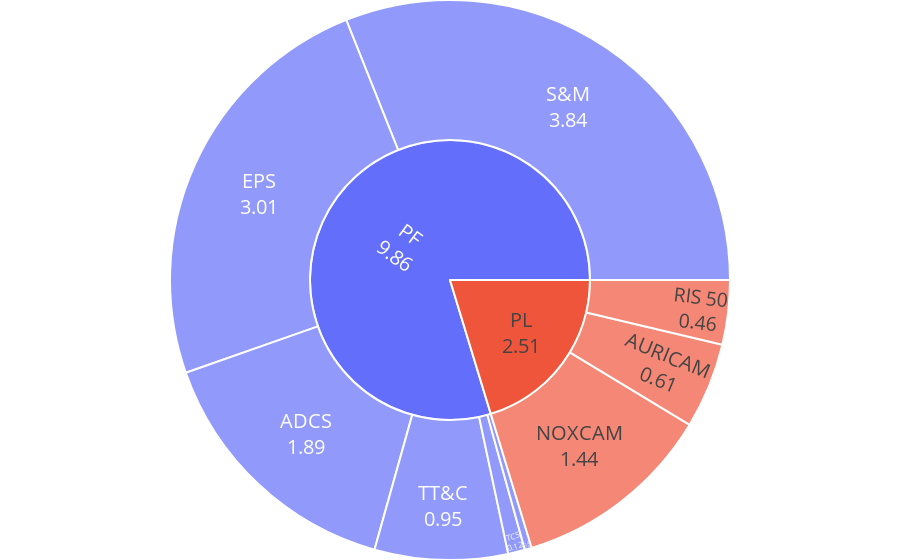

Notebook code for this chart:
### Code cell
# Exemple de DataFrame
df = pd.DataFrame({
    'Titre1': ['PF', 'PF', 'PF', 'PF', 'PF', 'PF','PL', 'PL', 'PL'],
    'Titre2': ['S&M', 'TCS', 'ADCS', 'EPS', 'OBDH', 'TT&C', 'AURICAM', 'RIS 50', 'NOXCAM'],
    'Valeur': [3.84, 0.12, 1.89, 3.01, 0.05, 0.95, 0.61, 0.46, 1.44]
})

# Sunburst automatique avec Plotly Express
fig = px.sunburst(
    df,
    path=['Titre1', 'Titre2'],  # Définir la hiérarchie
    values='Valeur',
)

# Personnalisation du fond et des textes
fig.update_traces(
    # insidetextorientation='radial',
    textinfo='label+value'
)
fig.update_layout(
    margin=dict(t=0, l=0, r=0, b=0),
    paper_bgcolor='rgba(0,0,0,0)',
    plot_bgcolor='rgba(0,0,0,0)'
)
fig.update_traces(textfont_size=20,
                  marker=dict(line=dict(color='#FFFFFF', width=2)))
fig.show()

### Figure 1 — Plotly figure (JSON) as saved in the notebook; plotly's stock layout.template omitted (floating-point values rounded to 4 significant figures)
{"data": [{"branchvalues": "total", "domain": {"x": [0, 1], "y": [0, 1]}, "hovertemplate": "labels=%{label}<br>Valeur=%{value}<br>parent=%{parent}<br>id=%{id}<extra></extra>", "ids": ["PF/ADCS", "PL/AURICAM", "PF/EPS", "PL/NOXCAM", "PF/OBDH", "PL/RIS 50", "PF/S&M", "PF/TCS", "PF/TT&C", "PF", "PL"], "labels": ["ADCS", "AURICAM", "EPS", "NOXCAM", "OBDH", "RIS 50", "S&M", "TCS", "TT&C", "PF", "PL"], "marker": {"line": {"color": "#FFFFFF", "width": 2}}, "name": "", "parents": ["PF", "PL", "PF", "PL", "PF", "PL", "PF", "PF", "PF", "", ""], "textfont": {"size": 20}, "textinfo": "label+value", "type": "sunburst", "values": [1.89, 0.61, 3.01, 1.44, 0.05, 0.46, 3.84, 0.12, 0.95, 9.86, 2.51]}], "layout": {"legend": {"tracegroupgap": 0}, "margin": {"b": 0, "l": 0, "r": 0, "t": 0}, "paper_bgcolor": "rgba(0,0,0,0)", "plot_bgcolor": "rgba(0,0,0,0)"}}
